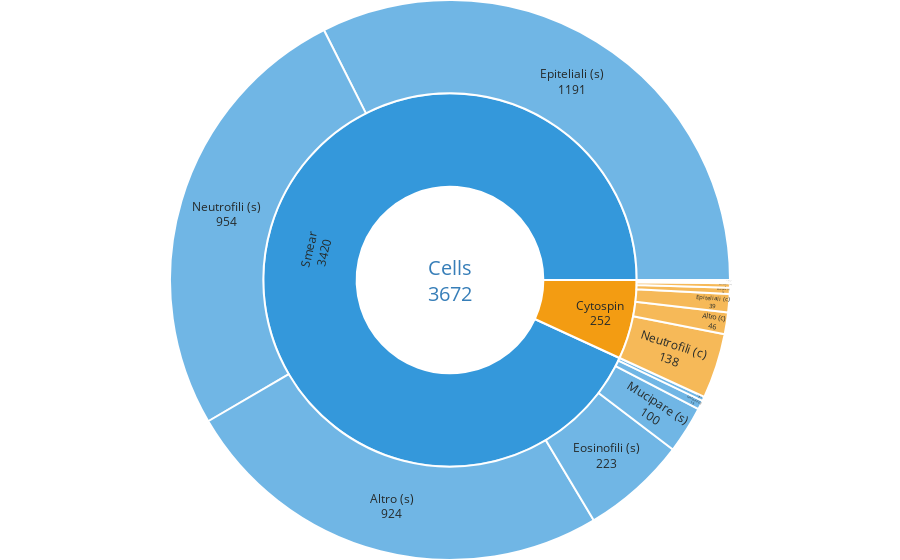

Write notebook code for a chart like this one.
### Markdown cell above
### Plot Cells Sunburst

### Code cell
trace = go.Sunburst(
    ids=info[:,0],
    labels=get_label(info[:,0]),
    parents=info[:,1],
    values=info[:,2],
    outsidetextfont = {"size": 20, "color": "#377eb8"},
    branchvalues="total",
    marker = {"line": {"width": 2}},
    textinfo="value+label",
    insidetextfont={'color':'#252a2a'}
)

layout = go.Layout(
    margin = go.layout.Margin(t=0, l=0, r=0, b=0),
    sunburstcolorway=[sm_color, cyt_color]
)
fig = go.Figure([trace], layout)
py.offline.iplot(fig, filename='cells_sunburst')

### Figure 1 — Plotly figure (JSON) as saved in the notebook; plotly's stock layout.template omitted (floating-point values rounded to 4 significant figures)
{"data": [{"branchvalues": "total", "ids": ["mucipare (S)", "mastcellule (S)", "altro (S)", "eosinofili (S)", "epiteliali (S)", "neutrofili (S)", "linfociti (S)", "Smear", "mucipare (C)", "mastcellule (C)", "altro (C)", "eosinofili (C)", "epiteliali (C)", "neutrofili (C)", "linfociti (C)", "Cytospin", "Cells"], "insidetextfont": {"color": "#252a2a"}, "labels": ["Mucipare (s)", "Mastcellule (s)", "Altro (s)", "Eosinofili (s)", "Epiteliali (s)", "Neutrofili (s)", "Linfociti (s)", "Smear", "Mucipare (c)", "Mastcellule (c)", "Altro (c)", "Eosinofili (c)", "Epiteliali (c)", "Neutrofili (c)", "Linfociti (c)", "Cytospin", "Cells"], "marker": {"line": {"width": 2}}, "outsidetextfont": {"color": "#377eb8", "size": 20}, "parents": ["Smear", "Smear", "Smear", "Smear", "Smear", "Smear", "Smear", "Cells", "Cytospin", "Cytospin", "Cytospin", "Cytospin", "Cytospin", "Cytospin", "Cytospin", "Cells", ""], "textinfo": "value+label", "type": "sunburst", "uid": "80ac8b40-c001-4675-ab87-11ca3fd91e28", "values": ["100", "9", "924", "223", "1191", "954", "19", "3420", "13", "3", "46", "9", "39", "138", "4", "252", "3672"]}], "layout": {"margin": {"b": 0, "l": 0, "r": 0, "t": 0}, "sunburstcolorway": ["#3498db", "#f39c12"]}}
